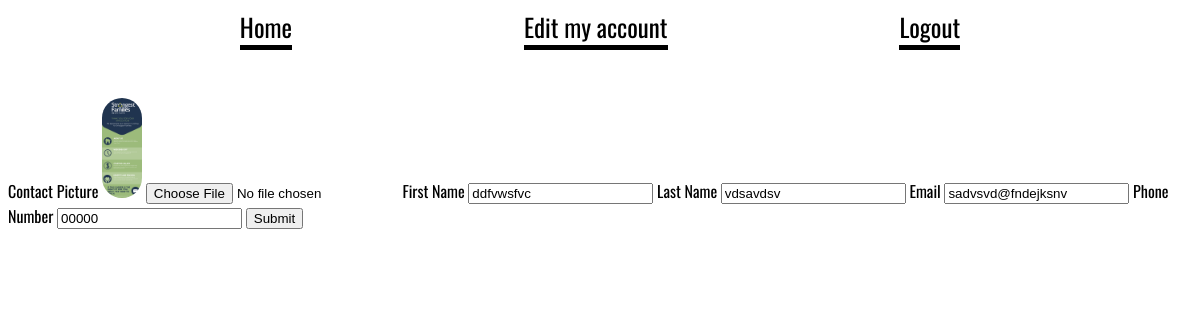
/editContact.php?contact_id=15 (signed in), run on the app's committed database.
### tables this page shows
CREATE TABLE IF NOT EXISTS `tbl_contacts` (
  `contact_id` int(11) NOT NULL AUTO_INCREMENT,
  `user_id` int(11) NOT NULL,
  `profile_pic` varchar(100) NOT NULL,
  `first_name` varchar(100) NOT NULL,
  `last_name` varchar(100) NOT NULL,
  `email` varchar(100) NOT NULL,
  `phone` varchar(10) NOT NULL,
  PRIMARY KEY (`contact_id`)
);

### script/contacts.php (called while the page is built, shortened)
<?php
function getSingleContact($contact_id){
    $pdo = Database::getInstance()->getConnection();
    $get_contact_query = 'SELECT * FROM `tbl_contacts` WHERE contact_id=:contact_id';
    $get_contact_set = $pdo->prepare($get_contact_query);
    $get_contact_result = $get_contact_set->execute(
        array(
            ':contact_id'=>$contact_id
        )
    );
    if($get_contact_result && $get_contact_set->rowCount()){
        return $get_contact_set;
    }else{
        return false;
    }
}
?>

### editContact.php (the view, shortened to what this page needs)
<?php
if(isset($_GET['contact_id'])){
    $contact_id = trim($_GET['contact_id']);
    $singleContact = getSingleContact($contact_id);
}
?>
<!DOCTYPE html>
<html lang="en">
<head>
    <link rel="stylesheet" href="css/main.css">
</head>
<body>
    <?php require_once 'views/header.php' ;?><br><br>
    <?php if(isset($_GET['contact_id'])): ?>
    <?php while($row = $singleContact->fetch(PDO::FETCH_ASSOC)):?>
        <form action="editContact.php" method="POST" enctype="multipart/form-data">
        <label>Contact Picture</label>
        <img src="images/<?php echo $row['profile_pic'] ;?>" alt="">
        <input  type="file" name="file" id="file">
        <label>First Name</label>
        <input required type="text" value="<?php echo $row['first_name'] ;?>" name="first_name">
        <label>Last Name</label>
        <input required type="text" value="<?php echo $row['last_name'] ;?>" name="last_name">
        <label>Email</label>
        <input required type="email" value="<?php echo $row['email'] ;?>" name="email">
        <label>Phone Number</label>
        <input required type="phone" value="<?php echo $row['phone'] ;?>" name="phone">
        <button name="submit">Submit</button>
        </form>
        <?php endwhile;?>
    <?php endif;?>
</body>
</html>

### css/main.css (style rules this page uses)
body { font-family: "Oswald", sans-serif; }
img { height: 100px; border-radius: 20px; }

### data on the page
tbl_contacts: profile_pic (picture), first_name "ddfvwsfvc", last_name "vdsavdsv", email "sadvsvd@fndejksnv", phone "00000"
